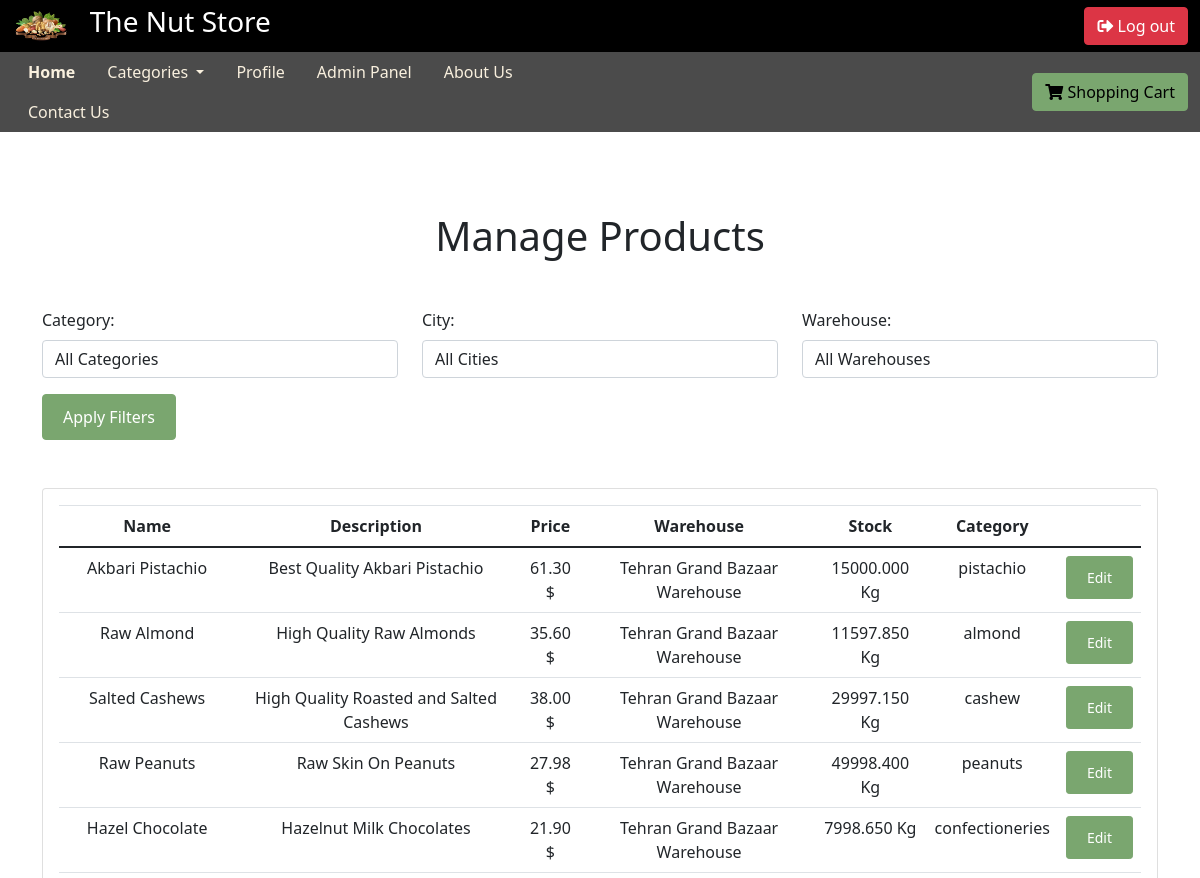
/admin_panel/manage_products/ (signed in, upper part), run on an earlier commit of the app's database.
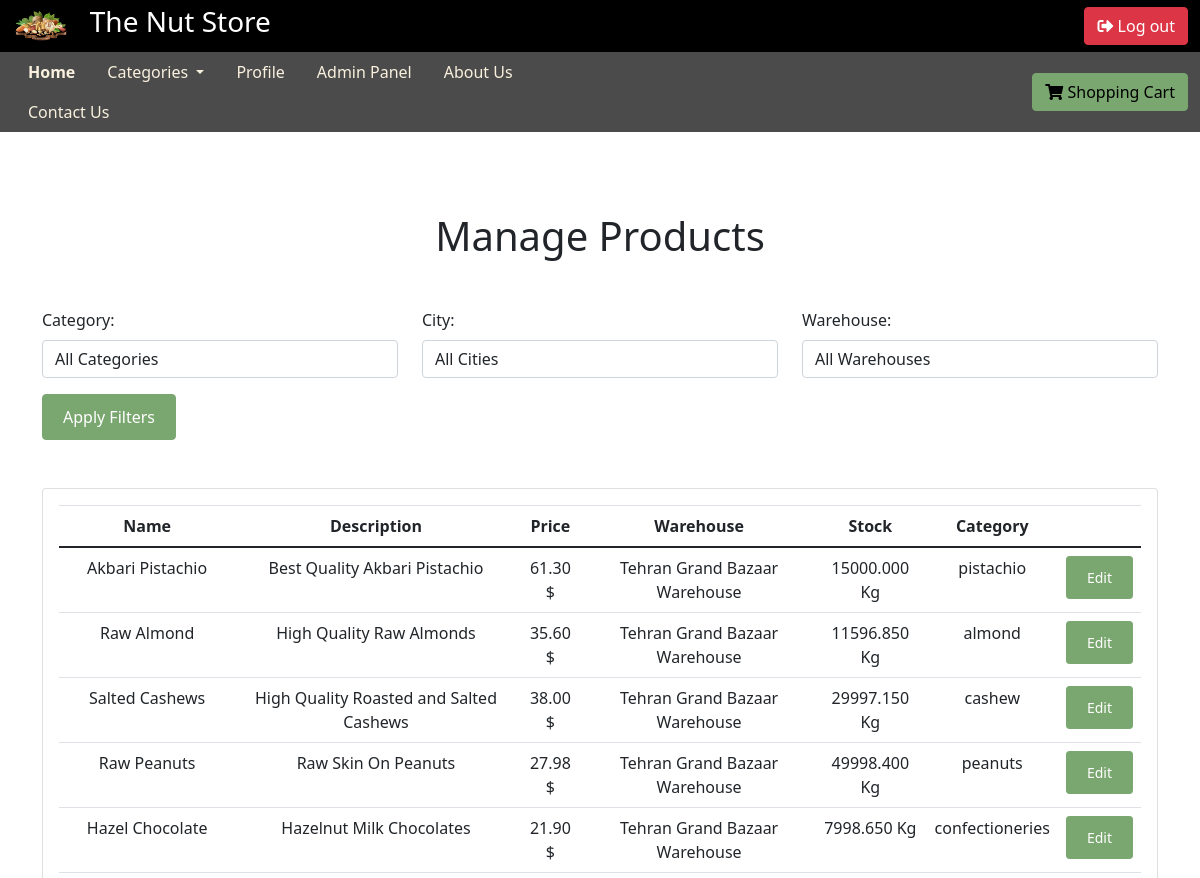
And on a later commit of the database.
### Nutstore/models.py (models this page shows, shortened)
class Product(models.Model):
    CATEGORY_CHOICES = (
        ('pistachio', 'Pistachio'),
        ('almond', 'Almond'),
        ('cashew', 'Cashew'),
        ('peanuts', 'Peanuts'),
        ('confectioneries', 'Confectioneries'),
        ('dried fruits', 'Dried Fruits'),
        ('snacks', 'Snacks'),
        ('other', 'Other Products'),
    )
    name = models.CharField(max_length=100)
    description = models.TextField()
    price = models.DecimalField(max_digits=8, decimal_places=2)
    warehouse = models.ForeignKey(Warehouse, on_delete=models.CASCADE)
    stock = models.DecimalField(max_digits = 10, decimal_places = 3)
    category = models.CharField(max_length=200, choices=CATEGORY_CHOICES)
    image = models.URLField(blank=True)

class Warehouse(models.Model):
    city = models.ForeignKey(City, on_delete=models.CASCADE)
    name = models.CharField(max_length=200)
    location = models.CharField(max_length = 500)

### Nutstore/views.py (the view)
# urls.py: path('admin_panel/manage_products/', views.manage_products, name='manage_products'), #MANAGE PRODUCTS BY ADMIN URL PATTERN
@login_required
@user_passes_test(lambda u: u.is_superuser)
def manage_products(request):
    products = Product.objects.all()
    categories = set(product.category for product in Product.objects.all())
    category = request.GET.get('category')
    city = request.GET.get('city')
    warehouse = request.GET.get('warehouse')
    if category:
        products = products.filter(category=category)
    if city:
        products = products.filter(warehouse__city=city)
    if warehouse:
        products = products.filter(warehouse=warehouse)
    context = {
        'products': products,
        'category_choices': Product.CATEGORY_CHOICES,
        'cities': Warehouse.objects.values_list('city', flat=True).distinct(),
        'warehouses': Warehouse.objects.all(),
        'category_filter': category,
        'city_filter': city,
        'warehouse_filter': warehouse,
        'categories': categories
    }
    return render(request, 'admin_panel/manage_products.html', context)

### templates/admin_panel/manage_products.html (shortened to what this page needs)
{% extends 'base.html' %}
{% block content %}
<div class="container" style="margin-top: 5rem; margin-bottom: 5rem;">
  <h1 class="text-center mb-5">Manage Products</h1>
  <form method="get" class="row mb-5">
    <div class="form-group col-md-4">
      <label for="category">Category:</label>
      <select class="form-control" id="category" name="category">
        <option value="">All Categories</option>
      </select>
    </div>
    <div class="form-group col-md-4">
      <label for="city">City:</label>
      <select class="form-control" id="city" name="city">
        <option value="">All Cities</option>
      </select>
    </div>
    <div class="form-group col-md-4">
      <label for="warehouse">Warehouse:</label>
      <select class="form-control" id="warehouse" name="warehouse">
        <option value="">All Warehouses</option>
      </select>
    </div>
    <div class="col-md-12">
      <button type="submit" class="btn btn-primary">Apply Filters</button>
    </div>
  </form>
  <div class="card mb-5">
    <div class="card-body">
      <div class="table-responsive">
        <table class="table table-hover">
          <thead style="text-align: center;">
            <tr>
              <th>Name</th>
              <th>Description</th>
              <th>Price</th>
              <th>Warehouse</th>
              <th>Stock</th>
              <th>Category</th>
              <th></th>
            </tr>
          </thead>
          <tbody>
            {% for product in products %}
            <tr>
              <td>{{ product.name }}</td>
              <td>{{ product.description }}</td>
              <td>{{ product.price }} $</td>
              <td>{{ product.warehouse.name }}</td>
              <td>{{ product.stock }} Kg</td>
              <td>{{ product.category }}</td>
              <td><a href="{% url 'edit_product' product.pk %}" class="btn btn-primary btn-sm">Edit</a></td>
            </tr>
            {% endfor %}
          </tbody>
        </table>
      </div>
    </div>
  </div>
</div>
{% endblock %}

What changed in the data, as far as the page shows it:
changed Product "Raw Almond": stock "11597.850" → "11596.850"
